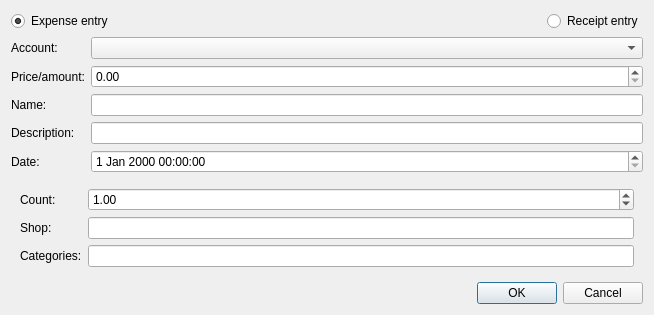
<?xml version="1.0" encoding="UTF-8"?>
<ui version="4.0">
 <class>OperationPropsDialog</class>
 <widget class="QDialog" name="OperationPropsDialog">
  <property name="geometry">
   <rect>
    <x>0</x>
    <y>0</y>
    <width>654</width>
    <height>299</height>
   </rect>
  </property>
  <property name="windowTitle">
   <string>Operation properties</string>
  </property>
  <layout class="QVBoxLayout" name="verticalLayout">
   <item>
    <layout class="QHBoxLayout" name="horizontalLayout">
     <item>
      <widget class="QRadioButton" name="ExpenseEntry_">
       <property name="text">
        <string>Expense entry</string>
       </property>
       <property name="checked">
        <bool>true</bool>
       </property>
      </widget>
     </item>
     <item>
      <spacer name="horizontalSpacer">
       <property name="orientation">
        <enum>Qt::Horizontal</enum>
       </property>
       <property name="sizeHint" stdset="0">
        <size>
         <width>40</width>
         <height>20</height>
        </size>
       </property>
      </spacer>
     </item>
     <item>
      <widget class="QRadioButton" name="ReceiptEntry_">
       <property name="text">
        <string>Receipt entry</string>
       </property>
      </widget>
     </item>
    </layout>
   </item>
   <item>
    <layout class="QFormLayout" name="formLayout">
     <item row="0" column="0">
      <widget class="QLabel" name="label">
       <property name="text">
        <string>Account:</string>
       </property>
      </widget>
     </item>
     <item row="0" column="1">
      <widget class="QComboBox" name="AccsBox_"/>
     </item>
     <item row="1" column="0">
      <widget class="QLabel" name="label_2">
       <property name="text">
        <string>Price/amount:</string>
       </property>
      </widget>
     </item>
     <item row="1" column="1">
      <widget class="QDoubleSpinBox" name="Amount_">
       <property name="maximum">
        <double>99999999.000000000000000</double>
       </property>
      </widget>
     </item>
     <item row="2" column="0">
      <widget class="QLabel" name="label_3">
       <property name="text">
        <string>Name:</string>
       </property>
      </widget>
     </item>
     <item row="2" column="1">
      <widget class="QLineEdit" name="Name_"/>
     </item>
     <item row="3" column="0">
      <widget class="QLabel" name="label_4">
       <property name="text">
        <string>Description:</string>
       </property>
      </widget>
     </item>
     <item row="3" column="1">
      <widget class="QLineEdit" name="Description_"/>
     </item>
     <item row="4" column="0">
      <widget class="QLabel" name="label_5">
       <property name="text">
        <string>Date:</string>
       </property>
      </widget>
     </item>
     <item row="4" column="1">
      <widget class="QDateTimeEdit" name="DateEdit_"/>
     </item>
    </layout>
   </item>
   <item>
    <widget class="QStackedWidget" name="PagesStack_">
     <widget class="QWidget" name="ExpensePage_">
      <layout class="QFormLayout" name="formLayout_2">
       <item row="0" column="0">
        <widget class="QLabel" name="label_6">
         <property name="text">
          <string>Count:</string>
         </property>
        </widget>
       </item>
       <item row="0" column="1">
        <widget class="QDoubleSpinBox" name="CountBox_">
         <property name="maximum">
          <double>9999.989999999999782</double>
         </property>
         <property name="value">
          <double>1.000000000000000</double>
         </property>
        </widget>
       </item>
       <item row="1" column="0">
        <widget class="QLabel" name="label_7">
         <property name="text">
          <string>Shop:</string>
         </property>
        </widget>
       </item>
       <item row="1" column="1">
        <widget class="QLineEdit" name="Shop_"/>
       </item>
       <item row="2" column="0">
        <widget class="QLabel" name="label_8">
         <property name="text">
          <string>Categories:</string>
         </property>
        </widget>
       </item>
       <item row="2" column="1">
        <widget class="QLineEdit" name="Categories_"/>
       </item>
      </layout>
     </widget>
     <widget class="QWidget" name="ReceiptPage_"/>
    </widget>
   </item>
   <item>
    <widget class="QDialogButtonBox" name="buttonBox">
     <property name="orientation">
      <enum>Qt::Horizontal</enum>
     </property>
     <property name="standardButtons">
      <set>QDialogButtonBox::Cancel|QDialogButtonBox::Ok</set>
     </property>
    </widget>
   </item>
  </layout>
 </widget>
 <resources/>
 <connections>
  <connection>
   <sender>buttonBox</sender>
   <signal>accepted()</signal>
   <receiver>OperationPropsDialog</receiver>
   <slot>accept()</slot>
   <hints>
    <hint type="sourcelabel">
     <x>248</x>
     <y>254</y>
    </hint>
    <hint type="destinationlabel">
     <x>157</x>
     <y>274</y>
    </hint>
   </hints>
  </connection>
  <connection>
   <sender>buttonBox</sender>
   <signal>rejected()</signal>
   <receiver>OperationPropsDialog</receiver>
   <slot>reject()</slot>
   <hints>
    <hint type="sourcelabel">
     <x>316</x>
     <y>260</y>
    </hint>
    <hint type="destinationlabel">
     <x>286</x>
     <y>274</y>
    </hint>
   </hints>
  </connection>
 </connections>
</ui>
